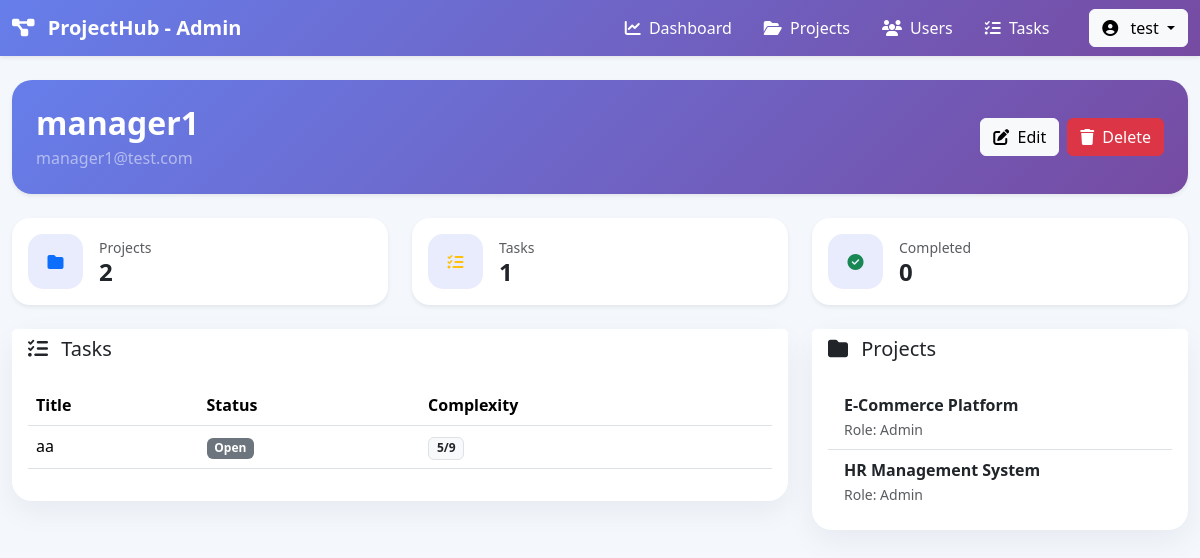
The app's page /controllers/userController.php?action=show&id=20 (signed in) with its own data.
### tables this page shows
CREATE TABLE `users` (
  `id` int(11) NOT NULL,
  `username` varchar(100) NOT NULL,
  `email` varchar(150) NOT NULL,
  `password` varchar(255) NOT NULL,
  `role` enum('manager','user','admin') DEFAULT 'user',
  `created_at` timestamp NOT NULL DEFAULT current_timestamp()
);

CREATE TABLE `tasks` (
  `id` int(11) NOT NULL,
  `title` varchar(255) NOT NULL,
  `description` text DEFAULT NULL,
  `status` enum('open','in_progress','submitted','done') DEFAULT 'open',
  `complexity` tinyint(4) NOT NULL CHECK (`complexity` between 1 and 9),
  `project_id` int(11) NOT NULL,
  `assigned_to` int(11) DEFAULT NULL,
  `created_at` timestamp NOT NULL DEFAULT current_timestamp()
);

CREATE TABLE `project_members` (
  `project_id` int(11) NOT NULL,
  `user_id` int(11) NOT NULL,
  `role` enum('admin','member') NOT NULL DEFAULT 'member',
  `joined_at` timestamp NOT NULL DEFAULT current_timestamp()
);

CREATE TABLE `projects` (
  `id` int(11) NOT NULL,
  `title` varchar(255) NOT NULL,
  `description` text DEFAULT NULL,
  `created_at` timestamp NOT NULL DEFAULT current_timestamp()
);

### models/User.php (called while the page is built, shortened)
<?php
    class User{
        private $pdo;
        public function __construct($pdo){
            $this->pdo = $pdo;
        }
        public function findUserById($id){
            $stmt=$this->pdo->prepare("SELECT * FROM users WHERE id = ?
            ");
            $stmt->execute([$id]);
            return $stmt->fetch(PDO::FETCH_ASSOC);
        }
    }
?>

### models/ProjectMember.php (called while the page is built, shortened)
<?php
    class ProjectMember{
        private $pdo;
        public function __construct($pdo){
            $this->pdo = $pdo;
        }
        public function findProjectsByMember($user_id){
            $stmt=$this->pdo->prepare("SELECT * From project_members WHERE user_id= ?");
            $stmt->execute([$user_id]);
            return $stmt->fetchAll(PDO::FETCH_ASSOC);
        }
    }
?>

### models/Task.php (called while the page is built, shortened)
<?php
    class Task{
        private $pdo;
        public function __construct(PDO $pdo) {
            $this->pdo = $pdo;
        }
        public function findTasksByUser($user_id){
            $stmt=$this->pdo->prepare("SELECT * FROM tasks WHERE assigned_to = ?");
            $stmt->execute([$user_id]);
            return $stmt->fetchAll(PDO::FETCH_ASSOC);
        }
    }
?>

### models/Project.php (called while the page is built, shortened)
<?php
    class Project{
        private $pdo;
        public function __construct($pdo){
            $this->pdo=$pdo;
        }
        public function findProjectById($id){
            $stmt= $this->pdo->prepare("SELECT * FROM projects WHERE id=?");
            $stmt->execute([$id]);
            return $stmt->fetch(PDO::FETCH_ASSOC);
        }
    }
?>

### views/admin/users/show.php (the view, shortened to what this page needs)
<?php
require_once(__DIR__ . "/../../../config/database.php");
require_once(__DIR__ . "/../../../models/User.php");
require_once(__DIR__ . "/../../../models/ProjectMember.php");
require_once(__DIR__ . "/../../../models/Task.php");
require_once(__DIR__ . "/../../../models/Project.php");
$userModel = new User($pdo);
$projectMemberModel = new ProjectMember($pdo);
$taskModel = new Task($pdo);
$projectModel = new Project($pdo);
$id = $_GET['id'] ?? null;
$user = $userModel->findUserById($id);
$projects = $projectMemberModel->findProjectsByMember($id);
$tasks = $taskModel->findTasksByUser($id);
?>
<!DOCTYPE html>
<html lang="en">
<head>
    <link href="https://cdn.jsdelivr.net/npm/bootstrap@5.3.3/dist/css/bootstrap.min.css" rel="stylesheet">
    <link rel="stylesheet" href="https://cdnjs.cloudflare.com/ajax/libs/font-awesome/6.4.0/css/all.min.css">
</head>
<body>
    <nav class="navbar navbar-expand-lg navbar-dark shadow-sm sticky-top"
        style="background: linear-gradient(135deg, #667eea, #764ba2);">
        <div class="container-fluid">
            <a class="navbar-brand fw-bold" href="#">
                <i class="fas fa-project-diagram me-2"></i>
                ProjectHub - Admin
            </a>
            <div class="collapse navbar-collapse" id="navbarContent">
                <div class="navbar-nav ms-auto align-items-lg-center">
                    <a href="../views/admin/dashboard.php" class="nav-link text-white me-3 active">
                        <i class="fas fa-chart-line me-1"></i>
                        Dashboard
                    </a>
                    <a href="projectController.php?action=list" class="nav-link text-white me-3">
                        <i class="fas fa-folder-open me-1"></i>
                        Projects
                    </a>
                    <a href="userController.php?action=list" class="nav-link text-white me-3">
                        <i class="fas fa-users me-1"></i>
                        Users
                    </a>
                    <a href="taskController.php?action=list" class="nav-link text-white me-3">
                        <i class="fas fa-tasks me-1"></i>
                        Tasks
                    </a>
                    <div class="dropdown ms-lg-3">
                        <button class="btn btn-light dropdown-toggle" data-bs-toggle="dropdown">
                            <i class="fas fa-user-circle me-2"></i>
                            <?php echo htmlspecialchars($_SESSION['user']['username']); ?>
                        </button>
                    </div>
                </div>
            </div>
        </div>
    </nav>
    <div class="container-fluid py-4">
        <div class="info-box p-4 mb-4 shadow-sm">
            <div class="d-flex justify-content-between align-items-center flex-wrap gap-3">
                <div>
                    <h2 class="fw-bold mb-1">
                        <?php echo htmlspecialchars($user['username']); ?>
                    </h2>
                    <p class="mb-0 text-white-50">
                        <?php echo htmlspecialchars($user['email']); ?>
                    </p>
                </div>
                <div class="d-flex gap-2">
                    <a href="userController.php?action=update&id=<?php echo $user['id']; ?>" class="btn btn-light">
                        <i class="fas fa-edit me-1"></i> Edit
                    </a>
                    <a href="userController.php?action=delete&id=<?php echo $user['id']; ?>" class="btn btn-danger"
                        onclick="return confirm('Delete this user?')">
                        <i class="fas fa-trash me-1"></i> Delete
                    </a>
                </div>
            </div>
        </div>
        <div class="row g-4 mb-4">
            <div class="col-md-4">
                <div class="card stat-card shadow-sm">
                    <div class="card-body d-flex align-items-center gap-3">
                        <div class="icon-box text-primary">
                            <i class="fas fa-folder"></i>
                        </div>
                        <div>
                            <div class="text-muted small">Projects</div>
                            <div class="h4 mb-0 fw-bold"><?php echo count($projects); ?></div>
                        </div>
                    </div>
                </div>
            </div>
            <div class="col-md-4">
                <div class="card stat-card shadow-sm">
                    <div class="card-body d-flex align-items-center gap-3">
                        <div class="icon-box text-warning">
                            <i class="fas fa-tasks"></i>
                        </div>
                        <div>
                            <div class="text-muted small">Tasks</div>
                            <div class="h4 mb-0 fw-bold"><?php echo count($tasks); ?></div>
                        </div>
                    </div>
                </div>
            </div>
            <div class="col-md-4">
                <div class="card stat-card shadow-sm">
                    <div class="card-body d-flex align-items-center gap-3">
                        <div class="icon-box text-success">
                            <i class="fas fa-check-circle"></i>
                        </div>
                        <div>
                            <div class="text-muted small">Completed</div>
                            <div class="h4 mb-0 fw-bold">
                                <?php echo count(array_filter($tasks, fn($t) => $t['status'] === 'done')); ?>
                            </div>
                        </div>
                    </div>
                </div>
            </div>
        </div>
        <div class="row g-4">
            <div class="col-md-8">
                <div class="card soft-card">
                    <div class="card-header bg-white border-0">
                        <h5 class="mb-0"><i class="fas fa-tasks me-2"></i> Tasks</h5>
                    </div>
                    <div class="card-body">
                        <?php if (empty($tasks)): ?>
                            <p class="text-muted">No tasks assigned</p>
                        <?php else: ?>
                            <table class="table table-hover">
                                <thead>
                                    <tr>
                                        <th>Title</th>
                                        <th>Status</th>
                                        <th>Complexity</th>
                                    </tr>
                                </thead>
                                <tbody>
                                    <?php foreach ($tasks as $task): ?>
                                        <tr>
                                            <td><?php echo htmlspecialchars($task['title']); ?></td>
                                            <td>
                                                <span class="badge bg-secondary">
                                                    <?php echo ucfirst($task['status']); ?>
                                                </span>
                                            </td>
                                            <td>
                                                <span class="badge bg-light text-dark border">
                                                    <?php echo $task['complexity']; ?>/9
                                                </span>
                                            </td>
                                        </tr>
                                    <?php endforeach; ?>
                                </tbody>
                            </table>
                        <?php endif; ?>
                    </div>
                </div>
            </div>
            <div class="col-md-4">
                <div class="card soft-card">
                    <div class="card-header bg-white border-0">
                        <h5 class="mb-0"><i class="fas fa-folder me-2"></i> Projects</h5>
                    </div>
                    <div class="card-body">
                        <?php if (empty($projects)): ?>
                            <p class="text-muted">No projects</p>
                        <?php else: ?>
                            <ul class="list-group list-group-flush">
                                <?php foreach ($projects as $pm): ?>
                                    <?php $project = $projectModel->findProjectById($pm['project_id']); ?>
                                    <li class="list-group-item">
                                        <strong>
                                            <?php echo $project ? htmlspecialchars($project['title']) : 'Unknown'; ?>
                                        </strong>
                                        <br>
                                        <small class="text-muted">
                                            Role: <?php echo ucfirst($pm['role']); ?>
                                        </small>
                                    </li>
                                <?php endforeach; ?>
                            </ul>
                        <?php endif; ?>
                    </div>
                </div>
            </div>
        </div>
    </div>
</body>
</html>

### views/admin/users/show.php (style rules this page uses)
body { background: #f4f7fc; }
.navbar { background: linear-gradient(135deg, #667eea, #764ba2); }
.soft-card { border: none; border-radius: 20px; box-shadow: 0 10px 30px rgba(15, 23, 42, 0.06); }
.info-box { background: linear-gradient(135deg, #667eea, #764ba2); color: white; border-radius: 20px; }
.stat-card { border: none; border-radius: 18px; transition: 0.3s; }
.icon-box { width: 55px; height: 55px; border-radius: 15px; display: flex; align-items: center; justify-content: center; background: rgba(102, 126, 234, 0.15); }

### records on screen
users: username "manager1", email "manager1@test.com"
tasks: status "0", title "aa", status "Open", complexity "5"
project_members: project.title "E-Commerce Platform", role "Admin"
project_members: project.title "HR Management System", role "Admin"

### other values on screen
$_SESSION['user']['username'] "test"
count($projects) "2"
count($tasks) "1"
